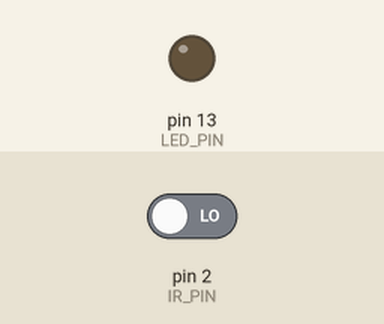
A sketch run on a simulated Arduino Uno, built with avr-gcc and run on an emulated ATmega328P. On the bench: output pins drawn as LEDs (lit = HIGH). The inputs (shaded band) are chosen by the test bench; at power-on: pin 2 (IR_PIN) LOW.

Above: at 1.2 s.
1.3 s: pin 2 (IR_PIN) driven HIGH
At 1.8 s:
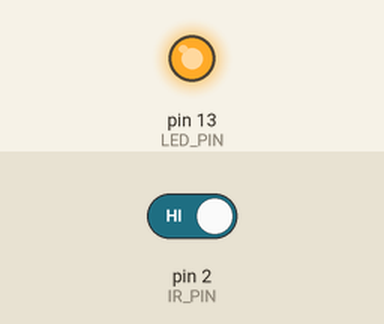
9.3 s: pin 2 (IR_PIN) driven LOW
At 10.3 s:
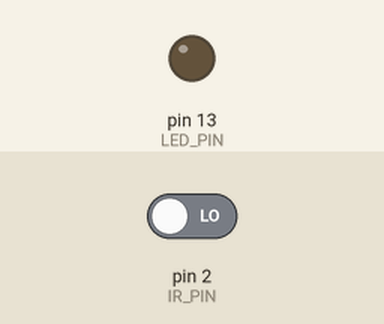
Timing chart, 0 to 12.3 s (numbered marks = the images above; inputs shaded):
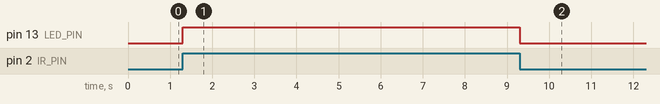

Measured:
- after the input at 1.3 s, pin 13 (LED_PIN): LOW → HIGH at once
- after the input at 9.3 s, pin 13 (LED_PIN): HIGH → LOW at once

The sketch:

code.ino
```cpp
#include <Keypad.h>
#include <SoftwareSerial.h>

SoftwareSerial BT(10, 11);

const byte ROWS = 4;
const byte COLS = 3;

char keys[ROWS][COLS] = {
  {'1','2','3'},
  {'4','5','6'},
  {'7','8','9'},
  {'*','0','#'}
};

byte rowPins[ROWS] = {9, 8, 7, 6};
byte colPins[COLS] = {5, 4, 3};

const int IR_PIN = 2;
const int LED_PIN = 13;
Keypad keypad = Keypad(makeKeymap(keys), rowPins, colPins, ROWS, COLS);

void setup() {
  BT.begin(9600);
  Serial.begin(9600);

  pinMode(IR_PIN, INPUT);
  pinMode(LED_PIN, OUTPUT);
}

void loop() {
  int irState = digitalRead(IR_PIN);

  if (irState == HIGH) {
    digitalWrite(LED_PIN, HIGH);
  } else {
    digitalWrite(LED_PIN, LOW);
  }

  char key = keypad.getKey();
  if (key) {
    if (key == '*') {
      if (irState == HIGH) {
        BT.write(key);
        Serial.println("Sent: * (IR Active)");
      } else {
        Serial.println("* Pressed, IR OFF — Not Sent");
      }
    } else {
      BT.write(key);
      Serial.print("Sent: ");
      Serial.println(key);
    }
  }
}
```
